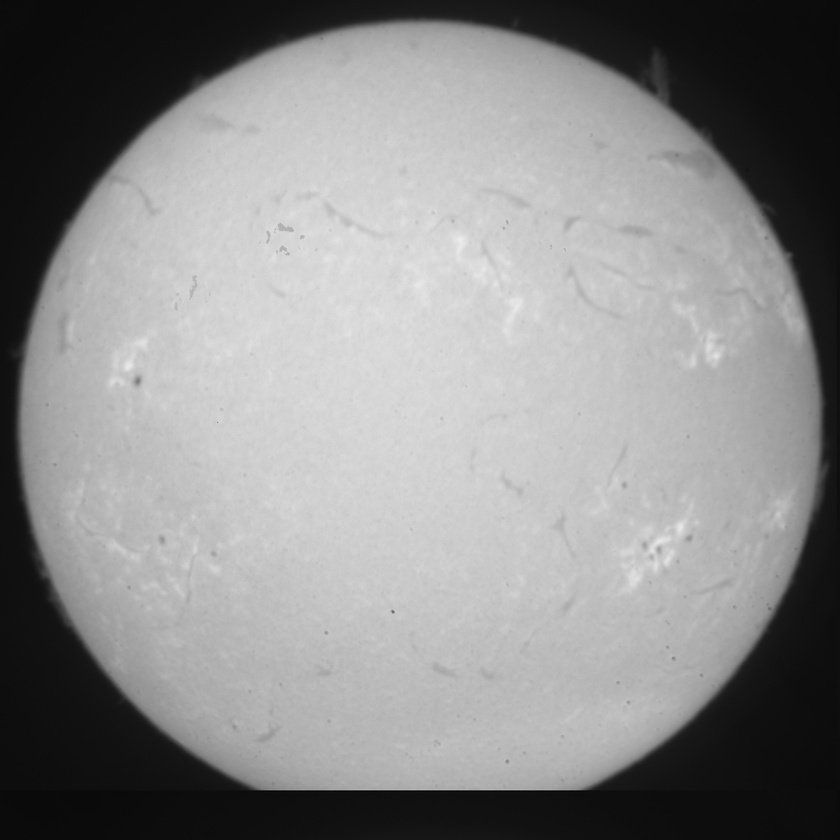
#> input picture PCCs/BBSO/bbso_halph_fl_20231201_171442.jpg, 840 x 840 px, shrunk from 2048 x 2048 before the run, found by its file name
$ python Pearson.py
#> lines starting #> are read from the running program, lines starting #| are printed output that depends on the picture
from PIL import Image
import pandas as pd
import numpy as np
import seaborn as sns
import matplotlib.pyplot as plt
plt.ticklabel_format(style='sci', axis='both', scilimits=(0,0))
plt.rcParams['axes.formatter.limits'] = [-1, 1]
plt.rc('font',family='Times New Roman')
plt.rcParams['font.size'] = 35
fig = plt.figure(figsize=(5, 4), dpi=500)
plt.rcParams['ytick.direction'] = 'in'
plt.rcParams['xtick.direction'] = 'in'

src_file = ['bbso/bbso_halph_fl_20231201_171442.jpg',
'bbso/bbso_halph_fl_20231201_181444.jpg',
'bbso/bbso_halph_fl_20231201_191449.jpg'
'bbso/bbso_halph_fl_20231201_201436.jpg'
]
df = pd.DataFrame(columns=["(a)", "(b)", "(c)", "(d)"])
image1 = Image.open(src_file[0])
#> image1 is the input picture: PIL image 840x840 L; min 2, max 236, mean 138.5
df['(a)'] = np.array(image1).flatten()
image2 = Image.open(src_file[1])
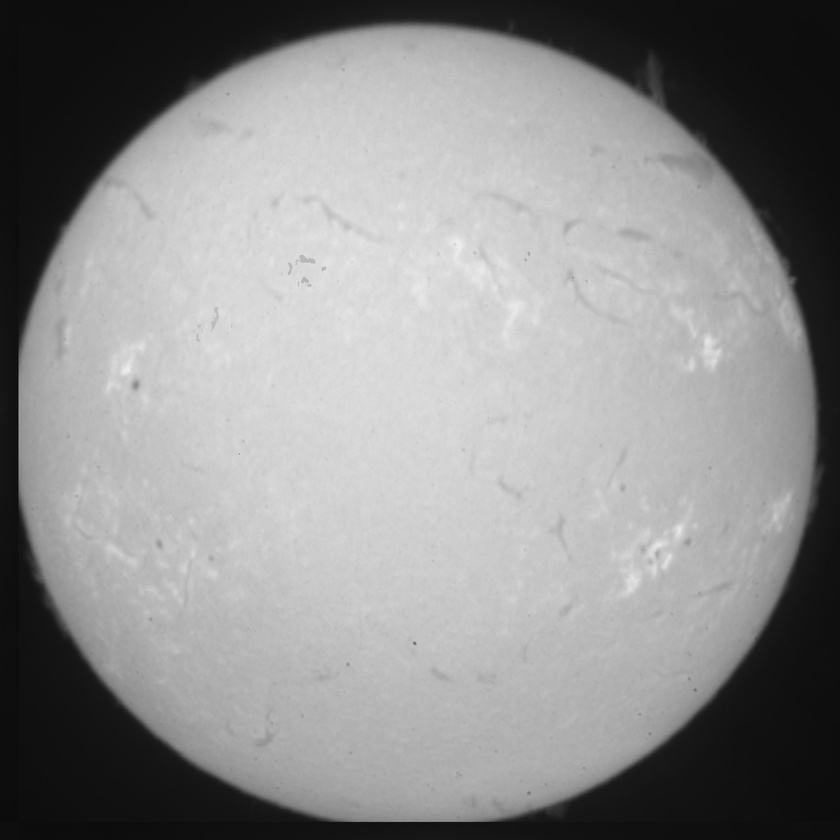
#> input picture PCCs/BBSO/bbso_halph_fl_20231201_181444.jpg, 840 x 840 px, shrunk from 2048 x 2048 before the run, found by its file name
#> image2 is the input picture: PIL image 840x840 L; min 6, max 241, mean 141.2
df['(b)'] = np.array(image2).flatten()
image3 = Image.open(src_file[2])
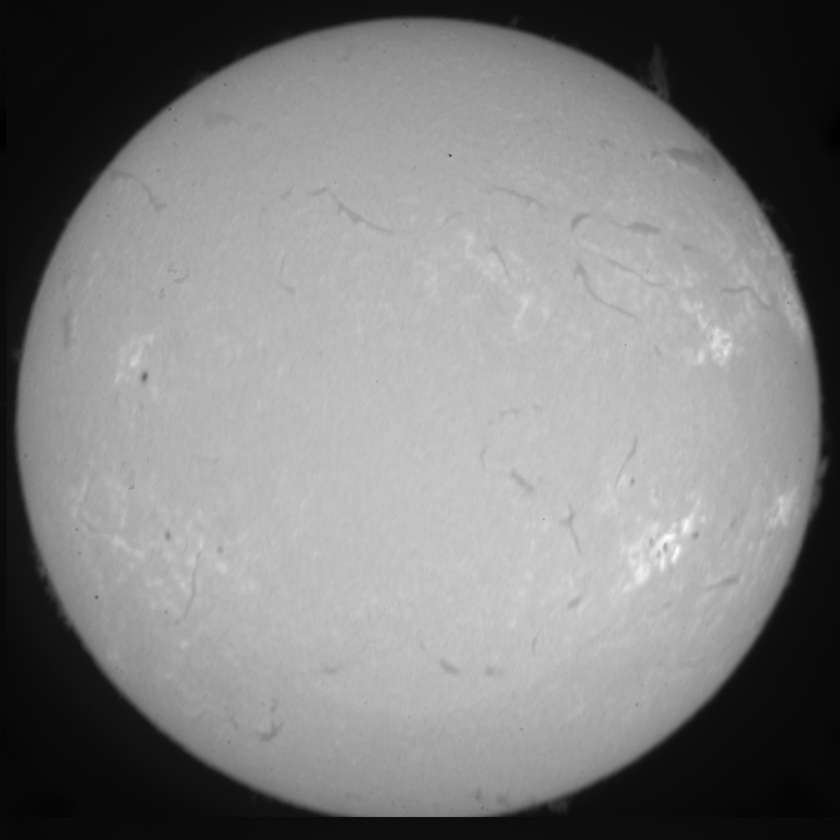
#> input picture PCCs/BBSO/bbso_halph_fl_20231201_201436.jpg, 840 x 840 px, shrunk from 2048 x 2048 before the run, found by its file name
#> image3 is the input picture: PIL image 840x840 L; min 0, max 253, mean 126.6
df['(c)'] = np.array(image3).flatten()
#> (the run stopped early here; a loop or call above may not have finished)
